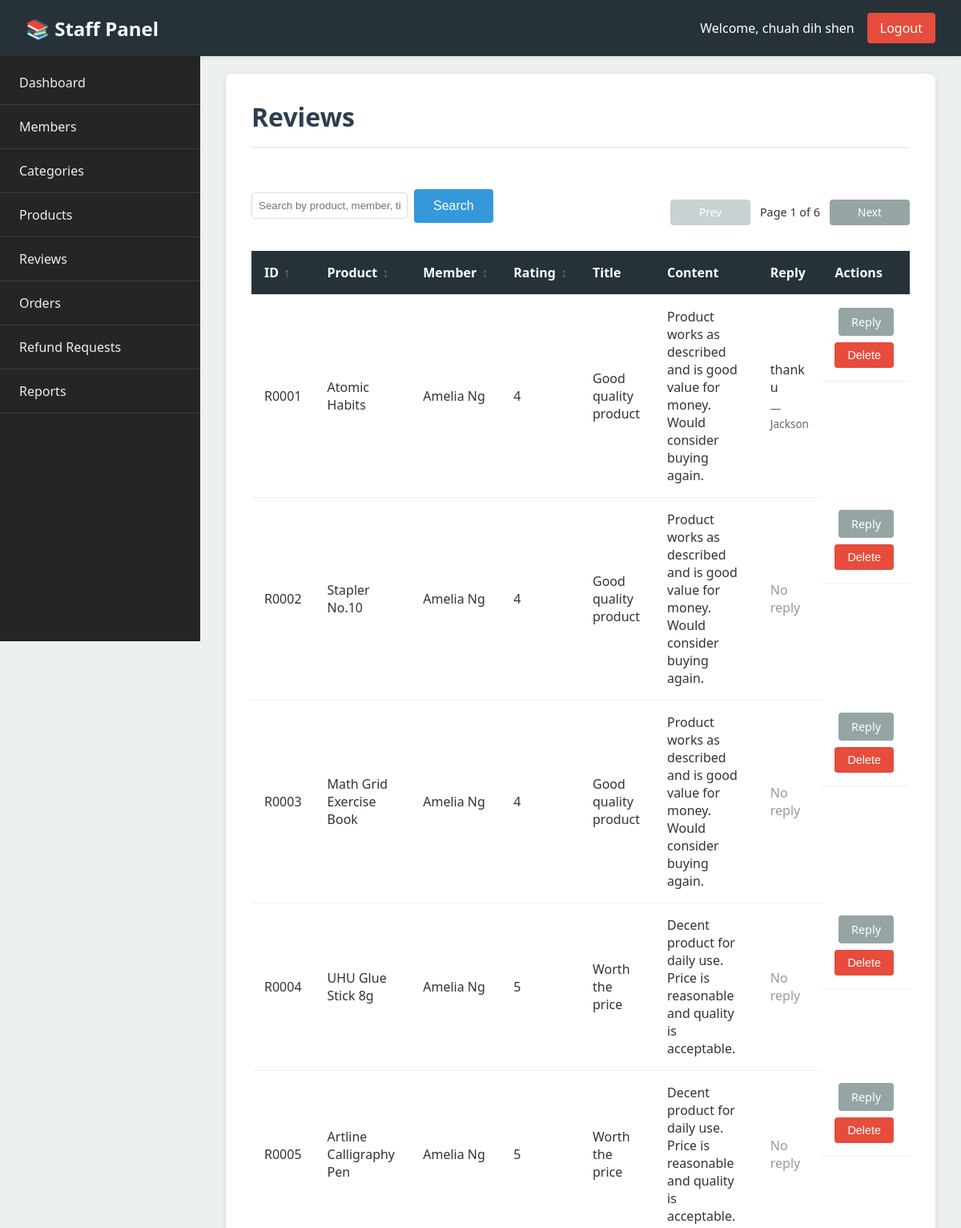
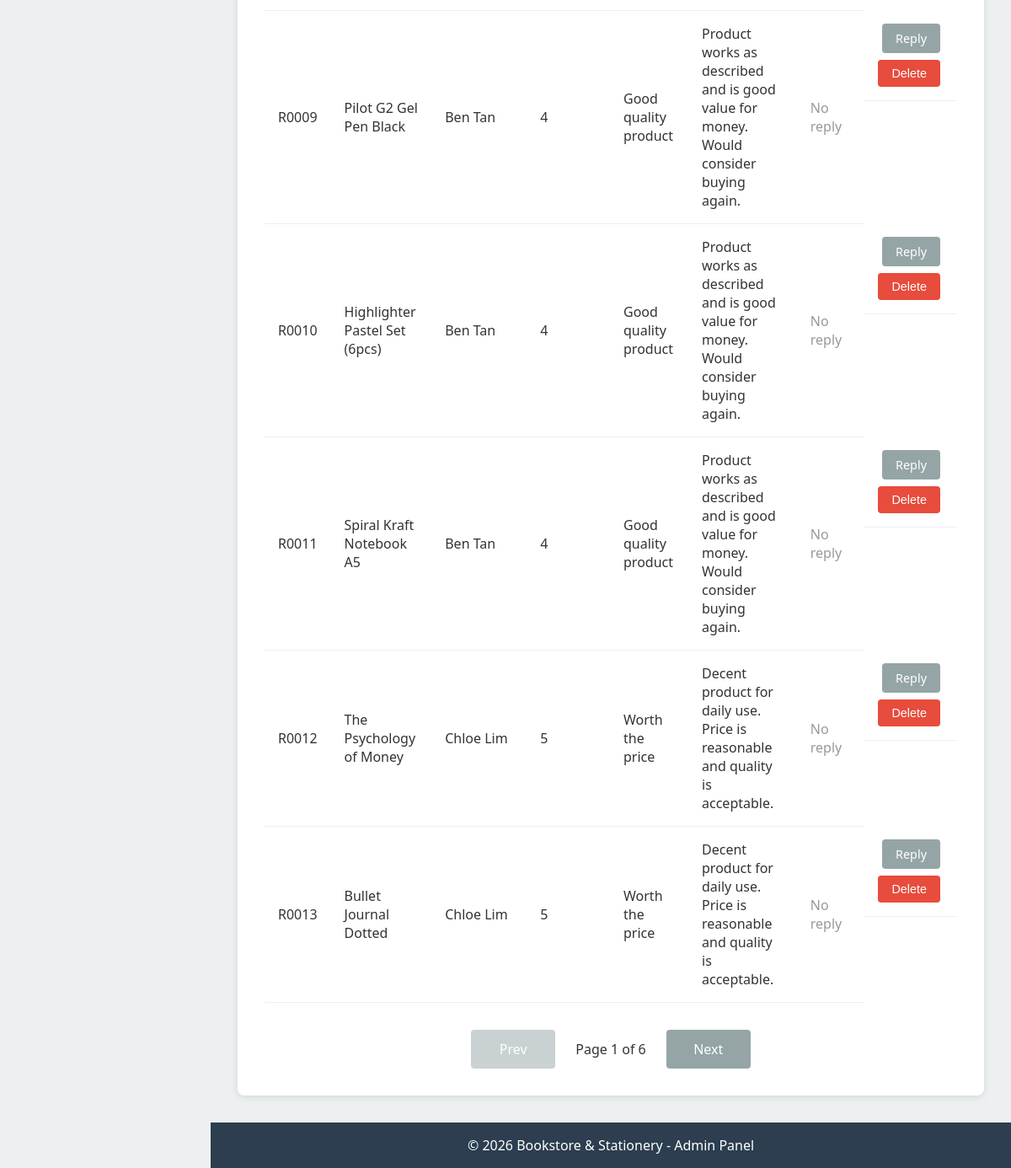
/admin/review/list.php (signed in), run on the app's committed database (2 pictures, top to bottom).
### tables this page shows
CREATE TABLE `review` (
  `review_id` varchar(20) NOT NULL,
  `product_id` varchar(20) NOT NULL,
  `member_id` varchar(20) NOT NULL,
  `rating` tinyint(4) NOT NULL,
  `title` varchar(255) DEFAULT NULL,
  `content` text NOT NULL,
  `created_at` timestamp NOT NULL DEFAULT current_timestamp(),
  `admin_reply` text DEFAULT NULL,
  `replied_by` varchar(20) DEFAULT NULL,
  `replied_at` datetime DEFAULT NULL
);

CREATE TABLE `product` (
  `product_id` varchar(10) NOT NULL,
  `category_id` varchar(10) NOT NULL,
  `name` varchar(150) NOT NULL,
  `description` text DEFAULT NULL,
  `price` decimal(10,2) NOT NULL,
  `stock` int(11) NOT NULL DEFAULT 0,
  `created_by` varchar(10) DEFAULT NULL,
  `updated_by` varchar(10) DEFAULT NULL,
  `created_at` datetime DEFAULT current_timestamp(),
  `is_hidden` tinyint(1) NOT NULL DEFAULT 0
);

CREATE TABLE `member` (
  `member_id` varchar(10) NOT NULL,
  `email` varchar(100) NOT NULL,
  `password` varchar(255) NOT NULL,
  `full_name` varchar(100) NOT NULL,
  `phone` varchar(20) NOT NULL,
  `address` text NOT NULL,
  `photo` varchar(200) DEFAULT NULL,
  `is_verified` tinyint(1) DEFAULT 0,
  `created_at` datetime DEFAULT current_timestamp()
);

### admin/review/list.php (the view, shortened to what this page needs)
<?php
require_once __DIR__ . '/../../config/functions.php';
require_once __DIR__ . '/../../config/db.php';
$search = isset($_GET['search']) ? trim($_GET['search']) : '';
$page = isset($_GET['page']) ? max(1, (int)$_GET['page']) : 1;
$perPage = 10;
$offset = ($page - 1) * $perPage;
$allowed = [
    'review_id' => 'r.review_id',
    'product' => 'p.name',
    'member' => 'm.full_name',
    'rating' => 'r.rating'
];
$sortColumn = $_GET['sort'] ?? 'review_id';
$sortOrder = strtoupper($_GET['order'] ?? 'ASC') === 'ASC' ? 'ASC' : 'DESC';
$nextOrder = $sortOrder === 'ASC' ? 'DESC' : 'ASC';
try {
    $whereClause = '';
    $params = [];
    $countSql = "SELECT COUNT(*) as total FROM review r JOIN product p ON r.product_id = p.product_id JOIN member m ON r.member_id = m.member_id $whereClause";
    $countStmt = $pdo->prepare($countSql);
    $countStmt->execute($params);
    $totalItems = (int)$countStmt->fetch()['total'];
    $totalPages = max(1, (int)ceil($totalItems / $perPage));
    $orderExpr = $allowed[$sortColumn] . ' ' . $sortOrder;
    $sql = "SELECT r.*, p.name as product_name, m.full_name as member_name, a.full_name as admin_name FROM review r JOIN product p ON r.product_id = p.product_id JOIN member m ON r.member_id = m.member_id LEFT JOIN admin a ON r.replied_by = a.admin_id $whereClause ORDER BY $orderExpr LIMIT $perPage OFFSET $offset";
    $stmt = $pdo->prepare($sql);
    $stmt->execute($params);
    $reviews = $stmt->fetchAll();
} catch (PDOException $e) {
    $reviews = [];
    $_SESSION['error'] = 'Unable to load reviews: ' . $e->getMessage();
}
include_once __DIR__ . '/../../includes/_admin_head.php';
include_once __DIR__ . '/../../includes/_admin_header.php';
include_once __DIR__ . '/../../includes/_admin_sidebar.php';
?>
<div class="admin-main">
    <div class="admin-content">
        <h1 class="admin-page-title">Reviews</h1>
        <?php
            $extraParams = '';
        ?>
        <div style="margin-bottom: 1rem; display:flex; justify-content:space-between; align-items:center; gap:0.5rem;">
            <form method="GET" action="/admin/review/list.php" style="display:flex; gap:0.5rem; align-items:center;">
                <input type="text" name="search" value="<?php echo htmlspecialchars($search); ?>" placeholder="Search by product, member, title, or id..." style="padding:0.5rem; border:1px solid #ddd; border-radius:4px;">
                <button class="btn btn-primary" type="submit">Search</button>
            </form>
            <div><?php echo renderPagination($page, $totalPages, '/admin/review/list.php', (!empty($search) ? ['search' => $search] : []), 'top'); ?></div>
        </div>
        <table class="admin-table review-table">
        <thead>
            <tr>
                <th style="cursor:pointer;">
                    <a href="?sort=review_id&order=<?php echo $sortColumn === 'review_id' ? $nextOrder : 'ASC'; ?><?php echo $extraParams; ?>" style="text-decoration:none;color:inherit;display:flex;align-items:center;gap:6px;">ID <?php if ($sortColumn === 'review_id'): ?><span style="color:#3498db;font-weight:700"><?php echo $sortOrder === 'ASC' ? '↑' : '↓'; ?></span><?php else: ?><span style="color:#95a5a6;opacity:0.5;">↕</span><?php endif; ?></a>
                </th>
                <th style="cursor:pointer;">
                    <a href="?sort=product&order=<?php echo $sortColumn === 'product' ? $nextOrder : 'ASC'; ?><?php echo $extraParams; ?>" style="text-decoration:none;color:inherit;display:flex;align-items:center;gap:6px;">Product <?php if ($sortColumn === 'product'): ?><span style="color:#3498db;font-weight:700"><?php echo $sortOrder === 'ASC' ? '↑' : '↓'; ?></span><?php else: ?><span style="color:#95a5a6;opacity:0.5;">↕</span><?php endif; ?></a>
                </th>
                <th style="cursor:pointer;">
                    <a href="?sort=member&order=<?php echo $sortColumn === 'member' ? $nextOrder : 'ASC'; ?><?php echo $extraParams; ?>" style="text-decoration:none;color:inherit;display:flex;align-items:center;gap:6px;">Member <?php if ($sortColumn === 'member'): ?><span style="color:#3498db;font-weight:700"><?php echo $sortOrder === 'ASC' ? '↑' : '↓'; ?></span><?php else: ?><span style="color:#95a5a6;opacity:0.5;">↕</span><?php endif; ?></a>
                </th>
                <th style="cursor:pointer;">
                    <a href="?sort=rating&order=<?php echo $sortColumn === 'rating' ? $nextOrder : 'DESC'; ?><?php echo $extraParams; ?>" style="text-decoration:none;color:inherit;display:flex;align-items:center;gap:6px;">Rating <?php if ($sortColumn === 'rating'): ?><span style="color:#3498db;font-weight:700"><?php echo $sortOrder === 'ASC' ? '↑' : '↓'; ?></span><?php else: ?><span style="color:#95a5a6;opacity:0.5;">↕</span><?php endif; ?></a>
                </th>
                <th>Title</th>
                <th>Content</th>
                <th>Reply</th>
                <th>Actions</th>
            </tr>
        </thead>
        <tbody>
            <?php foreach ($reviews as $r): ?>
                <tr>
                    <td><?php echo htmlspecialchars($r['review_id']); ?></td>
                    <td><?php echo htmlspecialchars($r['product_name']); ?></td>
                    <td><?php echo htmlspecialchars($r['member_name']); ?></td>
                    <td><?php echo htmlspecialchars($r['rating']); ?></td>
                    <td><?php echo htmlspecialchars($r['title']); ?></td>
                    <td class="review-content"><?php echo nl2br(htmlspecialchars($r['content'])); ?></td>
                    <td class="reply-content">
                        <?php if (!empty($r['admin_reply'])): ?>
                            <?php echo nl2br(htmlspecialchars($r['admin_reply'])); ?>
                            <div style="margin-top:6px; font-size:0.85rem; color:#666;">— <?php echo htmlspecialchars($r['admin_name'] ?? 'Admin'); ?></div>
                        <?php else: ?>
                            <span style="color:#999;">No reply</span>
                        <?php endif; ?>
                    </td>
                    <td class="action-buttons">
                        <?php
                            $pageParam = $page > 1 ? '&page=' . $page : '';
                            $searchParam = !empty($search) ? '&search=' . urlencode($search) : '';
                            $sortParam = ($sortColumn !== 'review_id' || $sortOrder !== 'ASC') ? '&sort=' . urlencode($sortColumn) . '&order=' . urlencode($sortOrder) : '';
                            $returnParams = $pageParam . $searchParam . $sortParam;
                        ?>
                        <a class="btn btn-sm btn-secondary" href="/admin/review/reply.php?id=<?php echo urlencode($r['review_id']); ?><?php echo $returnParams; ?>">Reply</a>
                        <form method="POST" style="display:inline" onsubmit="return confirm('Delete this review?');">
                            <button class="btn btn-sm btn-danger" type="submit">Delete</button>
                        </form>
                    </td>
                </tr>
            <?php endforeach; ?>
        </tbody>
    </table>
    <div style="margin-top:1rem;">
        <?php echo renderPagination($page, $totalPages, '/admin/review/list.php', (!empty($search) ? ['search' => $search] : []), 'bottom'); ?>
    </div>
    </div>
</div>
<?php include_once __DIR__ . '/../../includes/_admin_footer.php';

### assets/css/admin.css (style rules this page uses)
* { margin: 0; padding: 0; box-sizing: border-box; }
body.admin-body { font-family: 'Segoe UI', Tahoma, Geneva, Verdana, sans-serif; background-color: #ecf0f1; color: #333; }
.admin-main { margin-left: 250px; margin-top: 60px; padding: 2rem; min-height: calc(100vh - 60px); }
.admin-content { background: white; padding: 2rem; border-radius: 8px; box-shadow: 0 2px 8px rgba(0,0,0,0.1); overflow: visible; overflow-x: auto; }
.admin-page-title { font-size: 2rem; color: #2c3e50; margin-bottom: 2rem; padding-bottom: 1rem; border-bottom: 2px solid #ecf0f1; }
.admin-table { width: 100%; border-collapse: collapse; margin-top: 1rem; }
.admin-table th, .admin-table td { padding: 1rem; text-align: left; border-bottom: 1px solid #ecf0f1; }
.admin-table th { background-color: #263238; color: white; font-weight: 600; }
.btn { display: inline-block; padding: 0.75rem 1.5rem; border: none; border-radius: 4px; cursor: pointer; text-decoration: none; font-size: 1rem; transition: background-color 0.3s; }
.btn-primary { background-color: #3498db; color: white; }
.btn-secondary { background-color: #95a5a6; color: white; }
.btn-danger { background-color: #e74c3c; color: white; }
.btn-sm { padding: 0.5rem 1rem; font-size: 0.9rem; }
.action-buttons { display: flex; gap: 0.5rem; }
.admin-table .btn { margin-right: 0.25rem; }
.review-table td.reply-content { color: #333; }
.review-table td.action-buttons { vertical-align: top; }
.review-table .action-buttons { display: flex; flex-direction: column; gap: 0.5rem; align-items: flex-end; }
.review-table .action-buttons .btn { margin-bottom: 0; }

### data on the page
review: review_id "R0001", product.name "Atomic Habits", member.full_name "Amelia Ng", rating "4", title "Good quality product", content "Product works as described and is good value for money. Would consider buying again.", admin_reply "thank u", replied_by.full_name "Jackson"
review: review_id "R0002", product.name "Stapler No.10", member.full_name "Amelia Ng", rating "4", title "Good quality product", content "Product works as described and is good value for money. Would consider buying again.", shows "No reply"
review: review_id "R0003", product.name "Math Grid Exercise Book", member.full_name "Amelia Ng", rating "4", title "Good quality product", content "Product works as described and is good value for money. Would consider buying again.", shows "No reply"
review: review_id "R0004", product.name "UHU Glue Stick 8g", member.full_name "Amelia Ng", rating "5", title "Worth the price", content "Decent product for daily use. Price is reasonable and quality is acceptable.", shows "No reply"
review: review_id "R0005", product.name "Artline Calligraphy Pen", member.full_name "Amelia Ng", rating "5", title "Worth the price", content "Decent product for daily use. Price is reasonable and quality is acceptable.", shows "No reply"
review: review_id "R0009", product.name "Pilot G2 Gel Pen Black", member.full_name "Ben Tan", rating "4", title "Good quality product", content "Product works as described and is good value for money. Would consider buying again.", shows "No reply"
review: review_id "R0010", product.name "Highlighter Pastel Set (6pcs)", member.full_name "Ben Tan", rating "4", title "Good quality product", content "Product works as described and is good value for money. Would consider buying again.", shows "No reply"
review: review_id "R0011", product.name "Spiral Kraft Notebook A5", member.full_name "Ben Tan", rating "4", title "Good quality product", content "Product works as described and is good value for money. Would consider buying again.", shows "No reply"
review: review_id "R0012", product.name "The Psychology of Money", member.full_name "Chloe Lim", rating "5", title "Worth the price", content "Decent product for daily use. Price is reasonable and quality is acceptable.", shows "No reply"
review: review_id "R0013", product.name "Bullet Journal Dotted", member.full_name "Chloe Lim", rating "5", title "Worth the price", content "Decent product for daily use. Price is reasonable and quality is acceptable.", shows "No reply"

### other printed values
$panelLabel "Staff Panel"
$_SESSION['admin_name'] "chuah dih shen"
$currentPage "1 1"
$totalPages "6 6"
